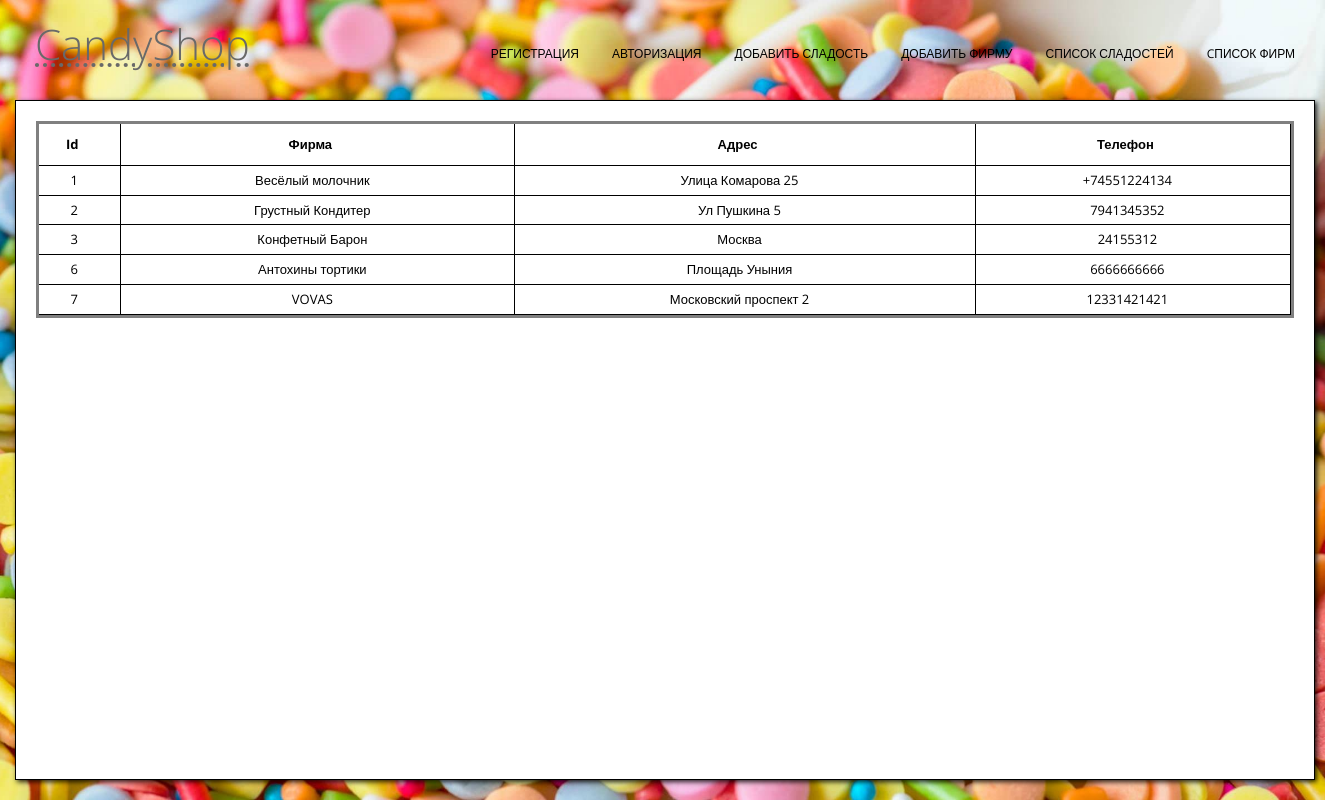
/candyshop/firmlist.php, run on the app's committed database.
### tables this page shows
CREATE TABLE `firms` (
  `id` int(11) NOT NULL,
  `name` varchar(30) NOT NULL,
  `address` text NOT NULL,
  `phone` varchar(20) NOT NULL
);

### candyshop/firmlist.php (the view, shortened to what this page needs)
<?php require_once 'php/database/connect.php'
?>
<!DOCTYPE html>
<html lang="ru">
<head>
    <link rel="stylesheet" href="https://maxcdn.bootstrapcdn.com/bootstrap/3.3.7/css/bootstrap.min.css">
    <link rel="stylesheet" href="CSS/style.css">
</head>
<body>
    <header>
        <div class="header">
            <div class="container">
                <div class="header__inner">
                    <div class="header__logo"><acronym title="Проект студента ФКН Кальченко Дмитрия Алексеевича ">CandyShop</acronym></div>
                     <nav class="nav">
                        <a class="nav__link" href="registration.php">Регистрация</a>
                        <a class="nav__link" href="authorization.php">Авторизация</a>
                        <a class="nav__link" href="addcandy.php">Добавить сладость</a>
                        <a class="nav__link" href="addfirm.php">Добавить фирму</a>
                        <a class="nav__link" href="candylist.php">Список сладостей</a>
                        <a class="nav__link" href="firmlist.php">Cписок фирм</a>
                    </nav>
                </div>
            </div>
        </div>
    </header>
    <div class="intro">
        <div class="container">
            <div class="block">
                   <div class="text">
                            <table><tr><th>Id</th><th>Фирма</th><th>Адрес</th><th>Телефон</th></tr>
                            <?php
                                $link = mysqli_connect($host, $user, $password, $database) or die("Ошибка " . mysqli_error($link));
                                $sql = "SELECT * FROM `firms`";
                                $result = mysqli_query($link, $sql) or die("Ошибка " . mysqli_error($link));
                                $rows = mysqli_num_rows($result);
                                for ($i = 0 ; $i < $rows ; ++$i)
                                {
                                    $row = mysqli_fetch_row($result);
                                    echo "<tr>";
                                    for ($j = 0 ; $j < 4 ; ++$j)
                                        echo "<td>$row[$j]</td>";
                                    echo "</tr>";
                                }
                                ?>
                            </table>
                        </div>
            </div>
        </div>
    </div>

### candyshop/css/style.css (style rules this page uses)
body { margin: 0; font-family: 'Open Sans', sans-serif; font-size: 10px; line-height: 1.6; color: #fff; }
*, *:before, *:after { box-sizing: border-box; }
.intro { width: 100%; height: 100vh; background: url("../img/img1.jpg") center no-repeat; background-size: cover; }
.container { width: 100%; max-width: 1600px; margin: 0 auto; }
.header { width: 100%; position: absolute; top: 0; left: 0; right: 0; z-index: 1000; }
.header__inner { display: flex; justify-content: space-between; align-items: center; }
.header__logo { font-size: 42px; padding-top: 10px; padding-left: 20px; font-weight: 100; color: #696969; }
.nav { padding-top: 30px; font-size: 12px; text-transform: uppercase; color: #000000; }
.nav__link { display: inline-block; vertical-align: top; margin: 0 15px; position: relative; color: #000000; text-decoration: none; transition: color 0.1s linear; }
.nav__link:after { content: ""; display: block; width: 100%; height: 1px; display: none; background-color: #bd8e17; opacity: 0; position: absolute; top: 100%; left: 0; z-index: 1; transition: opacity 0.1s linear; }
.block { margin: 0 auto; background: #fff; border: 1px solid black; width: 1300px; height: 680px; padding: 20px; box-shadow: 2px 2px 5px rgba(0,0,0,0.85); position: relative; top: 100px; overflow: auto; }
.text { color: black; text-align: center; font-size: 13px; }
table { table-layout: fixed; width: 100%; border-collapse: separate; border: 3px solid gray; table-layout: auto; }
th, td { padding: 4px; padding-right: 15px; text-align: center; border-right: 1px solid black; border-bottom: 1px solid black; }
th { padding: 10px 15px 10px 0px; }

### data on the page
firms: id "1", name "Весёлый молочник", address "Улица Комарова 25", phone "+74551224134"
firms: id "2", name "Грустный Кондитер", address "Ул Пушкина 5", phone "7941345352"
firms: id "3", name "Конфетный Барон", address "Москва", phone "24155312"
firms: id "6", name "Антохины тортики", address "Площадь Уныния", phone "6666666666"
firms: id "7", name "VOVAS", address "Московский проспект 2", phone "12331421421"
